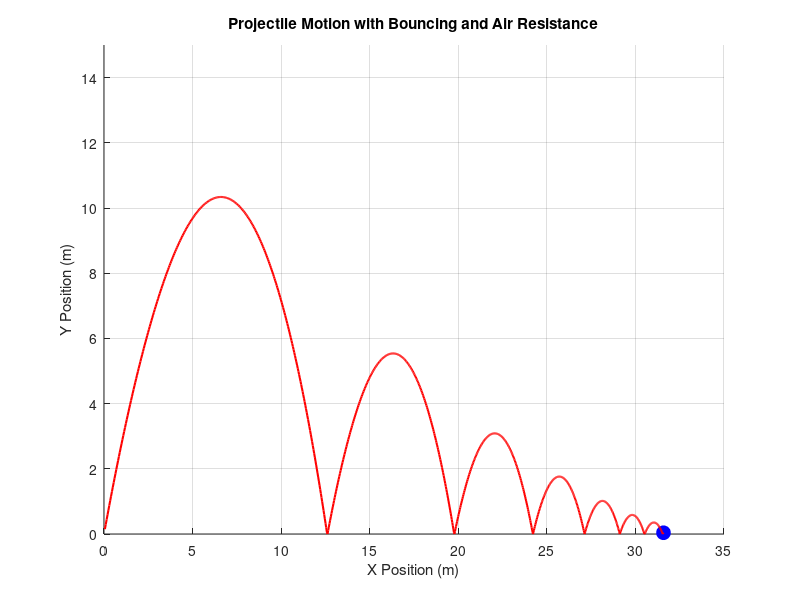

This figure's MATLAB source:
% ニュートンの運動法則を用いた2Dシミュレーション (バウンドあり)

% 初期条件と定数
mass = 1.0;             % 質量 (kg)
position = [0, 0];      % 初期位置 [x, y] (m)
velocity = [5, 15];     % 初速度 [vx, vy] (m/s)
g = 9.81;               % 重力加速度 (m/s^2)
air_resistance = 0.1;   % 空気抵抗係数 (N/(m/s))
restitution = 0.8;      % バウンド時の速度減衰率 (1: 完全弾性衝突, <1: 非弾性衝突)

% シミュレーションパラメータ
dt = 0.01;              % 時間刻み (s)
T = 10;                 % シミュレーション時間 (s)
time_steps = T / dt;    % 時間ステップ数

% アニメーションの設定
figure;
hold on;
grid on;
axis([0 35 0 15]); % 描画領域 [xmin xmax ymin ymax]
xlabel('X Position (m)');
ylabel('Y Position (m)');
title('Projectile Motion with Bouncing and Air Resistance');
plot_handle = plot(0, 0, 'bo', 'MarkerSize', 10, 'MarkerFaceColor', 'b'); % 動く物体
trajectory_handle = plot(0, 0, 'r-', 'LineWidth', 1.5); % 軌跡

% シミュレーションループ
positions = zeros(time_steps, 2); % 位置の記録用
for t = 1:time_steps
    % 力の計算
    gravity = [0, -mass * g];                          % 重力
    air_drag = -air_resistance * velocity;             % 空気抵抗
    net_force = gravity + air_drag;                    % 合力
    
    % ニュートンの運動法則
    acceleration = net_force / mass;                   % 加速度
    
    % 速度と位置の更新
    velocity = velocity + acceleration * dt;           % 速度更新
    position = position + velocity * dt;               % 位置更新
    
    % 地面に衝突した場合の処理 (バウンド)
    if position(2) < 0
        position(2) = 0;                               % 地面より下に行かない
        velocity(2) = -velocity(2) * restitution;      % y速度を反転して減衰
        if abs(velocity(2)) < 0.1                     % 速度が非常に小さい場合停止
            break;
        end
    end
    
    % 記録
    positions(t, :) = position;
    
    % アニメーションの更新
    set(plot_handle, 'XData', position(1), 'YData', position(2)); % 物体の位置
    set(trajectory_handle, 'XData', positions(1:t, 1), 'YData', positions(1:t, 2)); % 軌跡
    
    pause(0.01); % アニメーション速度
end

% 最終フレームを保持
disp('Simulation Complete');
